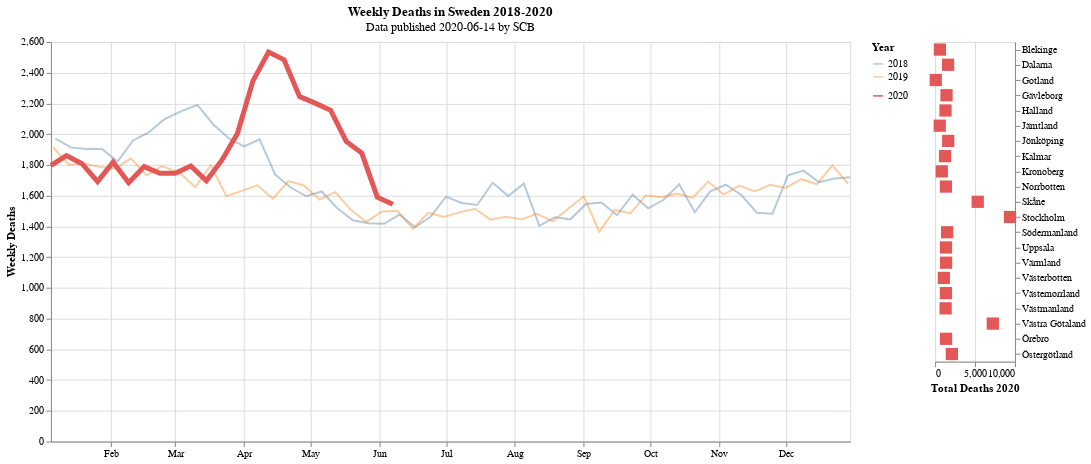

This figure's notebook cell:
### Code cell
df=weekly

last_week_to_show = df.date.max().week
filter = f'year(datum.date) == 2020 & week(datum.date) < {last_week_to_show}'

base = alt.Chart(df, height=400, width=800, title={
        "text": 'Weekly Deaths in Sweden 2018-2020',
        "subtitle": f'Data published {df.date.max().date().isoformat()} by SCB'}).encode(
    x=alt.X('monthdate(date)', axis=alt.Axis(format="%b"), title=None),
    y=alt.Y('sum(deaths)', title='Weekly Deaths'),
)

history = base.mark_line(opacity=0.4, size=2).encode(color=alt.Color('year(date):N', title='Year')).transform_filter(
    "year(datum.date) < 2020"
)

current = base.encode().mark_line(size=5, opacity=1).transform_filter(
    filter
).encode(
    y='sum(deaths)',
    color=alt.Color('year(date):N', title=None, scale=alt.Scale(range=['#e45757']))
)

selection = alt.selection_multi(toggle='true', encodings=['y'])

legend = alt.Chart(df, height=320, width=80).mark_square(size=150).encode(
    y=alt.Y('county', axis=alt.Axis(orient='right'), title=None),
    x=alt.X('sum(deaths)', title='Total Deaths 2020'),
    color=alt.condition(selection, alt.value('#e45757'), alt.value('lightgrey')),
    tooltip=[alt.Tooltip('sum(deaths)', title='Total Deaths 2020'), 'county'],
).add_selection(
    selection
).transform_filter(
    filter
).interactive()

chart = (history + current).transform_filter(selection).resolve_scale(color='independent') | legend
chart.save('charts/weekly-county.html')
chart

### Figure 1 — Vega-Lite specification as saved in the notebook (floating-point values rounded to 4 significant figures; data arrays with more than 128 entries replaced by an {"elided": "..."} marker saying what was removed)
{"config": {"view": {"continuousWidth": 400, "continuousHeight": 300}}, "hconcat": [{"layer": [{"mark": {"type": "line", "opacity": 0.4, "size": 2}, "encoding": {"color": {"type": "nominal", "field": "date", "timeUnit": "year", "title": "Year"}, "x": {"type": "temporal", "axis": {"format": "%b"}, "field": "date", "timeUnit": "monthdate", "title": null}, "y": {"type": "quantitative", "aggregate": "sum", "field": "deaths", "title": "Weekly Deaths"}}, "height": 400, "title": {"text": "Weekly Deaths in Sweden 2018-2020", "subtitle": "Data published 2020-06-14 by SCB"}, "transform": [{"filter": "year(datum.date) < 2020"}], "width": 800}, {"mark": {"type": "line", "opacity": 1, "size": 5}, "encoding": {"color": {"type": "nominal", "field": "date", "scale": {"range": ["#e45757"]}, "timeUnit": "year", "title": null}, "x": {"type": "temporal", "axis": {"format": "%b"}, "field": "date", "timeUnit": "monthdate", "title": null}, "y": {"type": "quantitative", "aggregate": "sum", "field": "deaths"}}, "height": 400, "title": {"text": "Weekly Deaths in Sweden 2018-2020", "subtitle": "Data published 2020-06-14 by SCB"}, "transform": [{"filter": "year(datum.date) == 2020 & week(datum.date) < 24"}], "width": 800}], "resolve": {"scale": {"color": "independent"}}, "transform": [{"filter": {"selection": "selector003"}}]}, {"mark": {"type": "square", "size": 150}, "encoding": {"color": {"condition": {"value": "#e45757", "selection": "selector003"}, "value": "lightgrey"}, "tooltip": [{"type": "quantitative", "aggregate": "sum", "field": "deaths", "title": "Total Deaths 2020"}, {"type": "nominal", "field": "county"}], "x": {"type": "quantitative", "aggregate": "sum", "field": "deaths", "title": "Total Deaths 2020"}, "y": {"type": "nominal", "axis": {"orient": "right"}, "field": "county", "title": null}}, "height": 320, "selection": {"selector003": {"type": "multi", "toggle": "true", "encodings": ["y"]}, "selector004": {"type": "interval", "bind": "scales", "encodings": ["x", "y"]}}, "transform": [{"filter": "year(datum.date) == 2020 & week(datum.date) < 24"}], "width": 80}], "data": {"name": "data-74ed167ab42328412b225ebaf2825ecc"}, "$schema": "https://vega.github.io/schema/vega-lite/v4.8.1.json", "datasets": {"data-74ed167ab42328412b225ebaf2825ecc": {"elided": "2688 records"}}}
